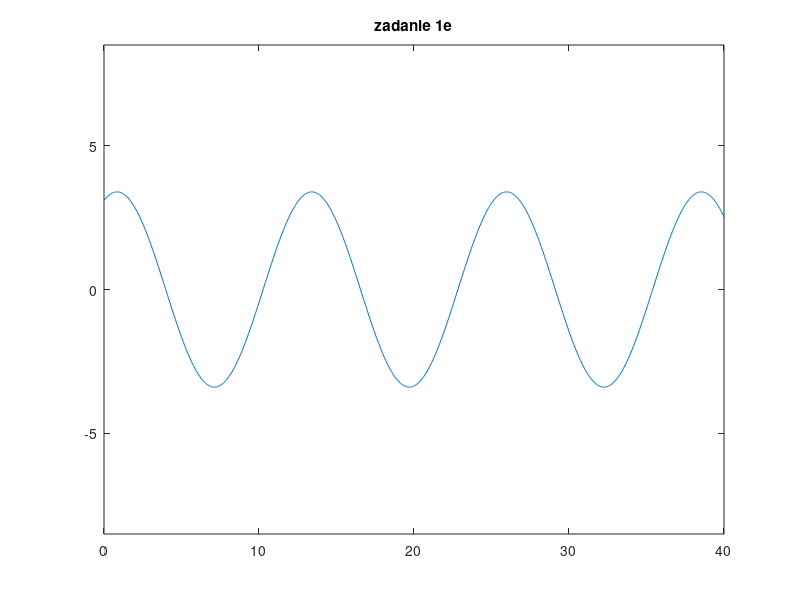

The MATLAB source for this figure:
function zadanie_1e

% Tomasz Targiel
% Lista 2
% Zadanie 1
% Podpunkt e

clear; % Czyszcze workspace
clc; % Czyszcze command window

A = 4;
epsilon = 10;
k = 0.5;
N = 1000;
omega = 1;

x = linspace(0, 40, N);
y = linspace(0, 40, N);
p = plot(x, y);
title('zadanie 1e');
axis([0, 40, -8.5, 8.5]);

for i = 1:100
    t = i * 0.04;
    y = A * sin(k * x - omega * t) + A * sin(k * x + (omega + epsilon) * t);
    set(p, 'XData', x, 'YData', y);
    drawnow;
    pause(0.02); % Definiuje opoznienie
end
